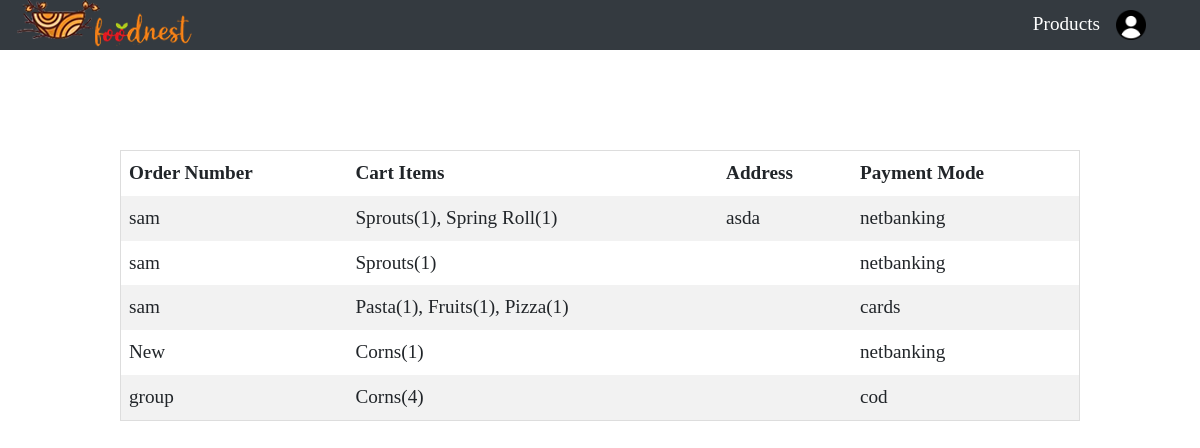
/project/admin_orders.php, run on the app's committed database.
### tables this page shows
CREATE TABLE `orders` (
  `id` int(11) NOT NULL,
  `name` varchar(255) NOT NULL,
  `email` varchar(100) NOT NULL,
  `phone` varchar(20) NOT NULL,
  `address` varchar(255) NOT NULL,
  `pmode` varchar(50) NOT NULL,
  `products` varchar(255) NOT NULL,
  `amount_paid` varchar(100) NOT NULL
);

CREATE TABLE `registration1` (
  `id` int(255) NOT NULL,
  `username` varchar(255) NOT NULL,
  `email` varchar(255) NOT NULL,
  `phone` varchar(255) NOT NULL,
  `password` varchar(255) NOT NULL,
  `cpassword` varchar(255) NOT NULL
);

### project/admin_orders.php (the view, shortened to what this page needs)
<?php
$connect = mysqli_connect("localhost","root","","cart_system");
$sql = "SELECT * FROM orders INNER JOIN registration1 ON orders.name = registration1.username";
$result = mysqli_query($connect,$sql);
?>
<!DOCTYPE html>
<html lang="en">
<head>
      <link rel="stylesheet" href="https://cdnjs.cloudflare.com/ajax/libs/font-awesome/5.7.0/css/all.min.css" />
      <link rel="stylesheet" href="https://maxcdn.bootstrapcdn.com/bootstrap/4.5.2/css/bootstrap.min.css">
      <link rel="stylesheet" href="styles1.css">
    </head>
    <body style="background-image: url(Images/bg3.jpg);" >
      <header class="header">
        <nav class="navbar navbar-expand-md bg-dark navbar-dark">
        <a class="navbar-brand" href="index.html"><img src="images/foodnest.png" alt="logo" class="img-responsive"></a>
            <div class="collapse navbar-collapse" id="collapsibleNavbar">
              <ul class="navbar-nav ml-auto">
                <li class="nav-item">
                <a class="nav-link active" href="adminpage.php">Products</a>
              </li>
                <li class="navbar__item" id="dropdown">
                  <a class="nav-link" href="#" style="margin-right:30px"><img src="Images/user.png" height="30px"></a>
                </li>
              </ul>
            </div>
        </nav>
      </header>
        <div style="overflow-x:auto;">
            <table style='font-family:"Courier New", Courier, monospace; font-size:120%'>
                <th>Order Number</th>
                <th>Cart Items</th>
                <th>Address</th>
                <th>Payment Mode</th>
                    <?php
                    if(mysqli_num_rows($result)>0)
                    {
                        while($row = mysqli_fetch_array($result))
                        {
                    ?>
                    <?php
                    $str = $row["username"];
                    $str1 = $row["products"];
                    $fruits_ar1=explode(" ",$str1);?>
                    <tr><td><?php $arrlength=count($fruits_ar1);
                    echo($str)?></td>
                    <td><?php echo($str1)?></td>
                    <td><?php echo($row["address"]) ?></td>
                    <td><?php echo($row["pmode"]) ?></td>
                    </tr>
                    <?php
                        }
                    }
                    ?>
            </table>
        </div>
    </body>
</html>

### project/styles1.css (style rules this page uses)
* { box-sizing: border-box; margin: 0; padding: 0; font-family: 'Cinzel', serif; scroll-behavior: smooth; cursor: context-menu; }
.header { position: sticky; top: 0; z-index: 999; }
.navbar { background-color: rgb(34, 33, 33); background-repeat: no-repeat; background-attachment: fixed; background-size: 100% 100%; height: 50px; display: flex; justify-content: center; align-items: center; font-size: 1.2rem; }
#dropdown { position: relative; display: inline-block; }

### project/admin_orders.php (style rules this page uses)
table { border-collapse: collapse; border-spacing: 0; width: 80%; border: 1px solid #ddd; margin:100px auto ; }
th { background-color: #fff; }
th, td { text-align: left; padding: 8px; }
tr:nth-child(odd) { background-color: #fff }
tr:nth-child(even) { background-color: #f2f2f2 }

### data on the page
orders: registration1.username "sam", products "Sprouts(1), Spring Roll(1)", address "asda", pmode "netbanking"
orders: registration1.username "sam", products "Sprouts(1)", pmode "netbanking"
orders: registration1.username "sam", products "Pasta(1), Fruits(1), Pizza(1)", pmode "cards"
orders: registration1.username "New", products "Corns(1)", pmode "netbanking"
orders: registration1.username "group", products "Corns(4)", pmode "cod"
